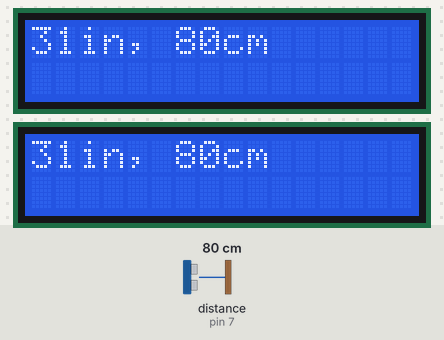
Bench run of a sketch on a simulated Arduino Uno, built with avr-gcc and run on an emulated ATmega328P. Shown: 2 × 16×2 character LCD. Wiring (inferred from the names in the program): ultrasonic range finder: trigger pin 7; echo pin 7. The test bench sets the inputs (shaded band); at power-on: distance to the obstacle (sensor on pin 7) 80 cm. The echo pulse lasts 58.3 µs per cm; what the sketch prints to the serial monitor is not drawn.

Above: at 3.3 s.
3.4 s: distance to the obstacle (sensor on pin 7) set to 195 cm
At 4.6 s:
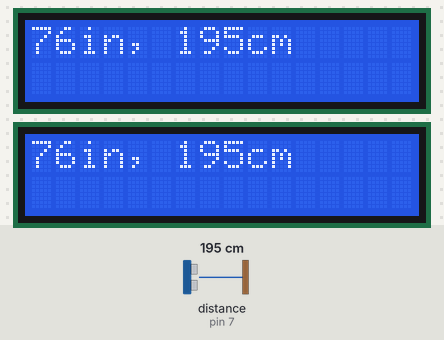
4.9 s: distance to the obstacle (sensor on pin 7) set to 203 cm
At 5.3 s:
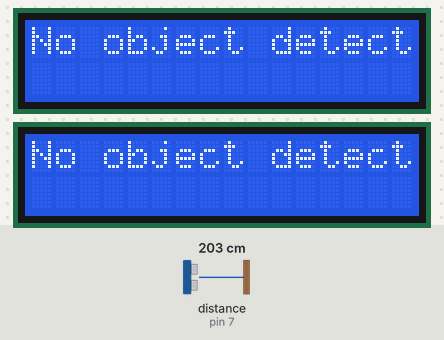
6.4 s: distance to the obstacle (sensor on pin 7) set to 250 cm
Timing chart, 0 to 9.4 s (numbered marks = the images above; inputs shaded):
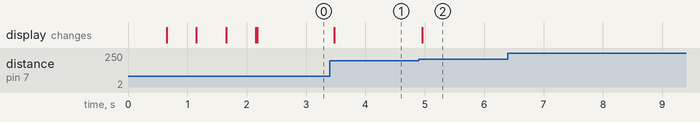

The sketch:

Project_Distance_Reader_Hybrid.ino
```cpp
#include <Adafruit_LiquidCrystal.h>
#include <LiquidCrystal.h>

// Written in C++ By Lorenzo J Munguia

// LCD instances
Adafruit_LiquidCrystal lcd_1(0);
LiquidCrystal lcd_2(8, 9, 10, 11, 12, 13);

// Ultrasonic sensor pins
const int TRIGGER_PIN = 7;
const int ECHO_PIN = 7;

// Store previous values
int prevCm = -1;
int prevInches = -1;

// Threshold for "no object" detection (in cm)
const int NO_OBJECT_THRESHOLD = 200; // Adjust as needed

long readUltrasonicDistance(int triggerPin, int echoPin) {
  pinMode(triggerPin, OUTPUT);
  digitalWrite(triggerPin, LOW);
  delayMicroseconds(2);
  digitalWrite(triggerPin, HIGH);
  delayMicroseconds(10);
  digitalWrite(triggerPin, LOW);
  pinMode(echoPin, INPUT);
  return pulseIn(echoPin, HIGH);
}

void setup() {
  Serial.begin(9600);

  lcd_1.begin(16, 2);
  lcd_2.begin(16, 2);

  // Boot sequence
  lcd_1.print("LLabs OS V0.1");
  lcd_2.print("LLabs OS V0.1");
  Serial.print("LLabs OS V0.1");
  lcd_1.setCursor(0, 1);
  lcd_2.setCursor(0, 1);
  lcd_1.print("Booting");
  lcd_2.print("Booting");

  for (int i = 0; i < 3; i++) {
    delay(500);
    lcd_1.print(".");
    lcd_2.print(".");
  }

  delay(500);
  lcd_1.clear();
  lcd_2.clear();
}

void loop() {
  // Read distance
  int cm = 0.01723 * readUltrasonicDistance(TRIGGER_PIN, ECHO_PIN);
  int inches = cm / 2.54;

  // Check for no object
  if (cm > NO_OBJECT_THRESHOLD) {
    // Display "No object"
    lcd_1.clear();
    lcd_2.clear();
    lcd_1.setCursor(0, 0);
    lcd_2.setCursor(0, 0);
    lcd_1.print("No object detected");
    lcd_2.print("No object detected");
    Serial.print("No Object Detected");
  } else {
    // Only update if distance changed
    if (cm != prevCm || inches != prevInches) {
      // Output to Serial
      Serial.print(inches);
      Serial.print("in, ");
      Serial.print(cm);
      Serial.println("cm");

      // Clear and display on LCDs
      lcd_1.clear();
      lcd_2.clear();
      lcd_1.setCursor(0, 0);
      lcd_2.setCursor(0, 0);

      lcd_1.print(inches);
      lcd_2.print(inches);
      lcd_1.print("in, ");
      lcd_2.print("in, ");
      lcd_1.print(cm);
      lcd_2.print(cm);
      lcd_1.print("cm");
      lcd_2.print("cm");

      // Update previous values
      prevCm = cm;
      prevInches = inches;
    }
  }

  delay(100); // Small delay between readings
}
```

Measured:
- the behaviour switches between 200 and 201 cm on distance to the obstacle (sensor on pin 7) (found by bisection; images 1 and 2)
- after the input at 3.4 s, the display: changes after 0.07 s (image 1)
- after the input at 4.9 s, the display: changes after 0.05 s (image 2)
- after the input at 6.4 s, every drawn part: stays the same
